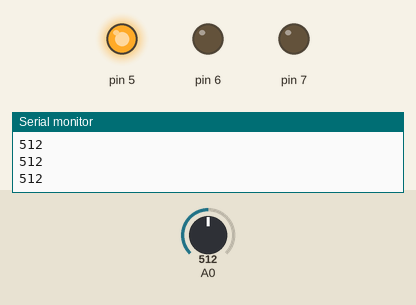
A sketch run on a simulated Arduino Uno, built with avr-gcc and run on an emulated ATmega328P. On the bench: output pins drawn as LEDs (lit = HIGH), the last lines printed to the serial monitor. The inputs (shaded band) are chosen by the test bench; at power-on: A0 = 512.

Above: at 1.2 s.
1.3 s: A0 set to 208
2.8 s: A0 set to 191
At 3.5 s:
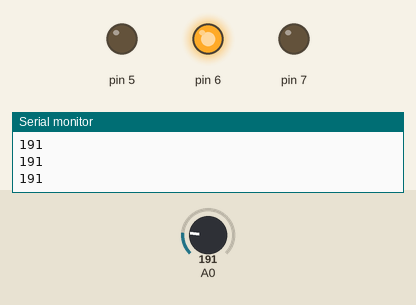
4.3 s: A0 set to 108
5.8 s: A0 set to 95
At 6.9 s:
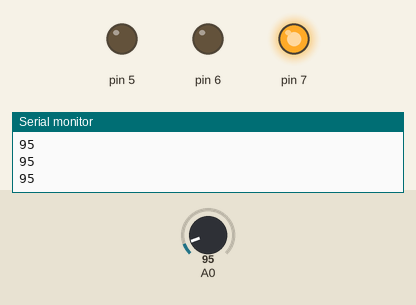
7.3 s: A0 set to 111
At 7.9 s:
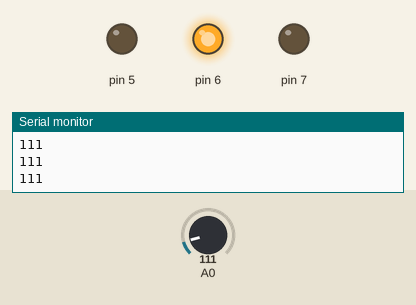
8.8 s: A0 set to 91
At 9.2 s:
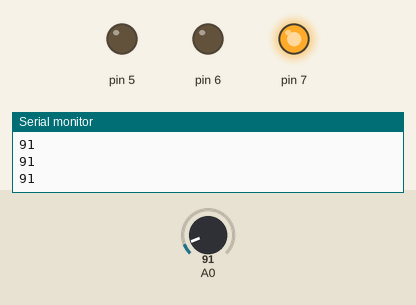
Timing chart, 0 to 11.3 s (numbered marks = the images above; inputs shaded):
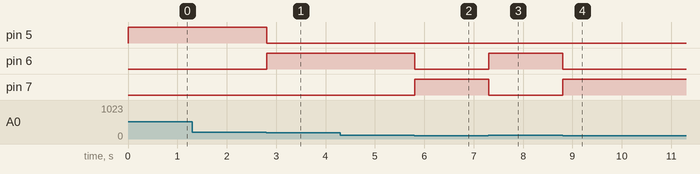

The sketch:

medindo_a_temperatura1.ino
```cpp
// C++ code
//
void setup()
{
  pinMode(A0, INPUT);
  Serial.begin(9600);
  pinMode(7, OUTPUT);
  pinMode(6, OUTPUT);
  pinMode(5, OUTPUT);
}

void loop()
{
  Serial.println(analogRead(A0));
  if (analogRead(A0) >= 20 && analogRead(A0) <= 100) {
    digitalWrite(7, HIGH);
    digitalWrite(6, LOW);
    digitalWrite(5, LOW);
  }
  if (analogRead(A0) >= 101 && analogRead(A0) <= 200) {
    digitalWrite(7, LOW);
    digitalWrite(6, HIGH);
    digitalWrite(5, LOW);
  }
  if (analogRead(A0) >= 201) {
    digitalWrite(7, LOW);
    digitalWrite(6, LOW);
    digitalWrite(5, HIGH);
  }
  delay(10); // Delay a little bit to improve simulation performance
}
```

Measured:
- the behaviour switches between 201 and 200 on A0 (found by bisection; images 0 and 1)
- the behaviour switches between 101 and 100 on A0 (found by bisection; images 1 and 2)
- after the input at 2.8 s, pin 5: HIGH → LOW at once; pin 6: LOW → HIGH at once
- after the input at 5.8 s, pin 6: HIGH → LOW at once; pin 7: LOW → HIGH at once
- after the input at 7.3 s, pin 6: LOW → HIGH at once; pin 7: HIGH → LOW at once
- after the input at 8.8 s, pin 6: HIGH → LOW at once; pin 7: LOW → HIGH at once
